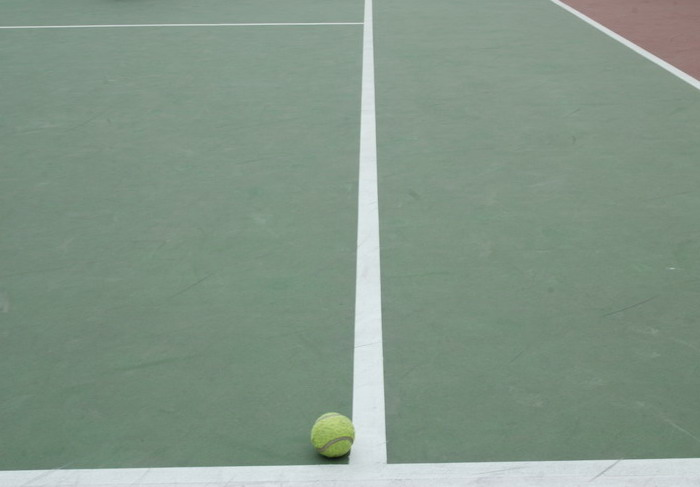
//> input picture Others/court_line detection/tennis_line.jpg, 700 x 487 px
$ ./court_line_detection   (built with g++ and OpenCV 4)
//> lines starting //> are read from the running program, lines starting //| are printed output that depends on the picture; after the words box and inside, x2 and y2 are one past the last pixel; in counts of white or black regions, pixels touching at a corner belong together
#include "stdafx.h"
#include <cv.h>
#include <highgui.h>
#include <math.h>

int main(int argc, char** argv)
{
    const char* filename = argc >= 2 ? argv[1] : "tennis_line.jpg";
    IplImage* src = cvLoadImage( filename, 0 );
	IplImage* color = cvLoadImage( filename, 1 );
//> color is the input picture: 487 rows x 700 cols, CV_8UC3; mean B, G, R 135.1, 149.5, 130.4
    IplImage* dst;
    IplImage* color_dst;
    CvMemStorage* storage = cvCreateMemStorage(0);
    CvSeq* lines = 0;
    int i;

    if( !src )
        return -1;

    dst = cvCreateImage( cvGetSize(src), 8, 1 );
    color_dst = cvCreateImage( cvGetSize(src), 8, 3 );

    cvCanny( src, dst, 50, 200, 3 );
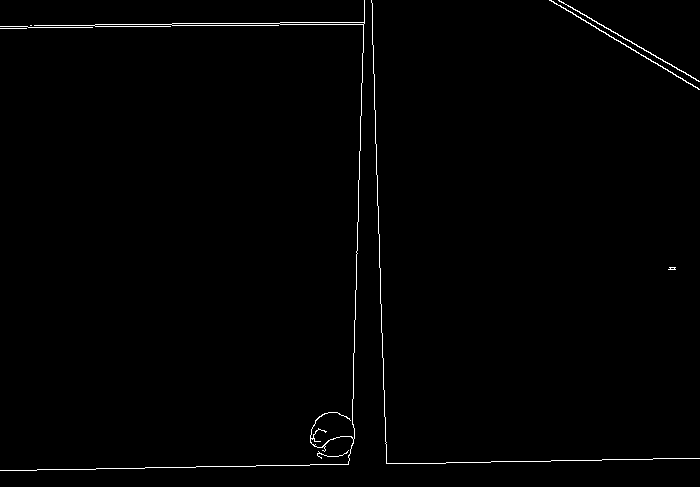
//> dst: 487 rows x 700 cols, CV_8UC1; 0.88% white in thin lines or dots
    cvCvtColor( dst, color_dst, CV_GRAY2BGR );
//> color_dst: 487 rows x 700 cols, CV_8UC3; 0.88% white in thin lines or dots
#if 1
    lines = cvHoughLines2( dst, storage, CV_HOUGH_STANDARD, 1, CV_PI/180, 100, 0, 0 );
//> lines = 9 lines (rho, theta): [470, 1.55], [-370, 3.11], [28, 1.55], [365, 0.03], [25, 1.57], [26, 1.55], [-279, 2.09], [-284, 2.11], [360, 0.02]

    for( i = 0; i < MIN(lines->total,100); i++ )
    {
        float* line = (float*)cvGetSeqElem(lines,i);
        float rho = line[0];
        float theta = line[1];
        CvPoint pt1, pt2;
        double a = cos(theta), b = sin(theta);
        double x0 = a*rho, y0 = b*rho;
        pt1.x = cvRound(x0 + 1000*(-b));
        pt1.y = cvRound(y0 + 1000*(a));
        pt2.x = cvRound(x0 - 1000*(-b));
        pt2.y = cvRound(y0 - 1000*(a));
        cvLine( color_dst, pt1, pt2, CV_RGB(255,0,0), 3, CV_AA, 0 );
    }
//> this loop made 9 passes
//> (rho, theta, a, b, x0, y0) on passes 1 to 9: (470, 1.55, 0.0175, 1, 8.2, 469.9), (-370, 3.11, -0.999, 0.0349, 369.8, -12.91), (28, 1.55, 0.0175, 1, 0.489, 28), (365, 0.0349, 0.999, 0.0349, 364.8, 12.74), (25, 1.57, -4.37e-08, 1, -1.09e-06, 25), (26, 1.55, 0.0175, 1, 0.454, 26), (-279, 2.09, -0.5, 0.866, 139.5, -241.6), (-284, 2.11, -0.515, 0.857, 146.3, -243.4), (360, 0.0175, 1, 0.0175, 359.9, 6.28)
//> pass 1, `cvLine( color_dst, pt1, pt2, CV_RGB(255,0,0), 3, CV_AA, 0 );`:
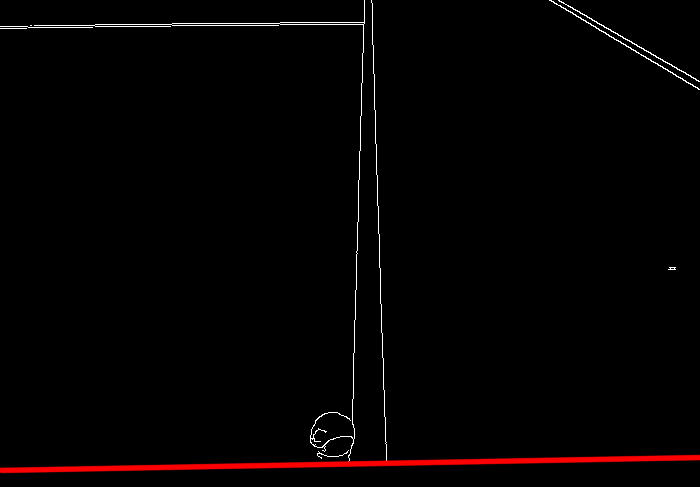
//> color_dst: 487 rows x 700 cols, CV_8UC3; mean B, G, R 1.7, 1.7, 4.6
//> pass 2, `cvLine( color_dst, pt1, pt2, CV_RGB(255,0,0), 3, CV_AA, 0 );`:
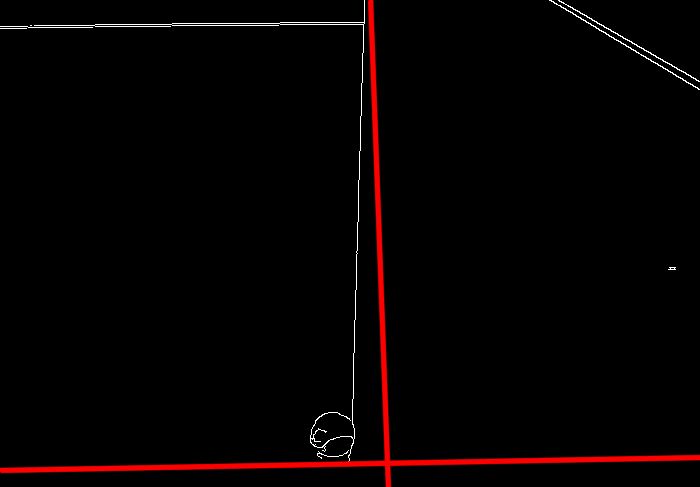
//> color_dst: 487 rows x 700 cols, CV_8UC3; 0.99% of pixels changed, all inside (x1, y1, x2, y2) = (367, 0, 392, 487)
//> pass 3, `cvLine( color_dst, pt1, pt2, CV_RGB(255,0,0), 3, CV_AA, 0 );`:
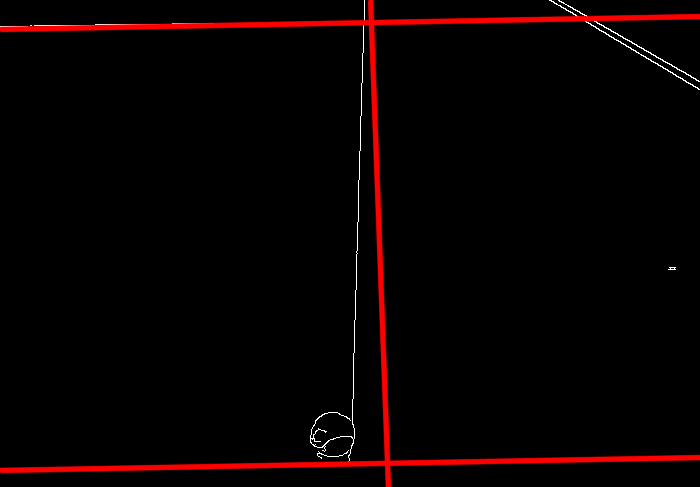
//> color_dst: 487 rows x 700 cols, CV_8UC3; 1.43% of pixels changed, all inside (x1, y1, x2, y2) = (0, 13, 700, 33)
//> after the loop:
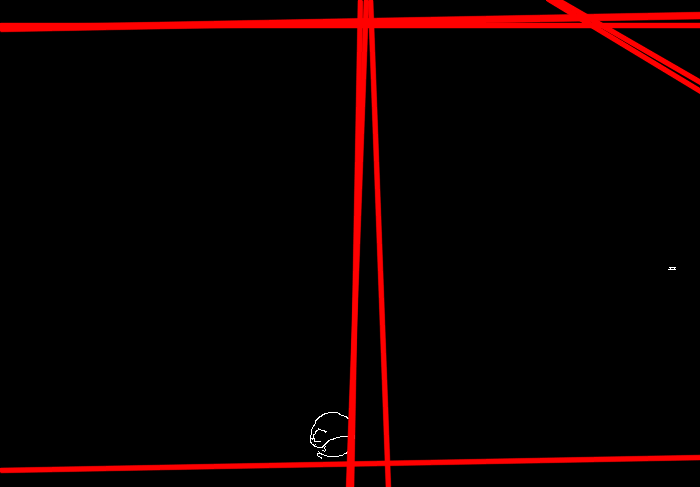
//> color_dst: 487 rows x 700 cols, CV_8UC3; 3.33% of pixels changed, all inside (x1, y1, x2, y2) = (0, 0, 700, 487)
#else
    lines = cvHoughLines2( dst, storage, CV_HOUGH_PROBABILISTIC, 1, CV_PI/180, 50, 50, 10 );
    for( i = 0; i < lines->total; i++ )
    {
        CvPoint* line = (CvPoint*)cvGetSeqElem(lines,i);
        cvLine( color_dst, line[0], line[1], CV_RGB(255,0,0), 3, CV_AA, 0 );
    }
#endif

	cvNamedWindow( "color", 1 );
    cvShowImage( "color", color );

    cvNamedWindow( "Source", 1 );
    cvShowImage( "Source", src );

    cvNamedWindow( "Hough", 1 );
    cvShowImage( "Hough", color_dst );

    cvWaitKey(0);

    return 0;
}
